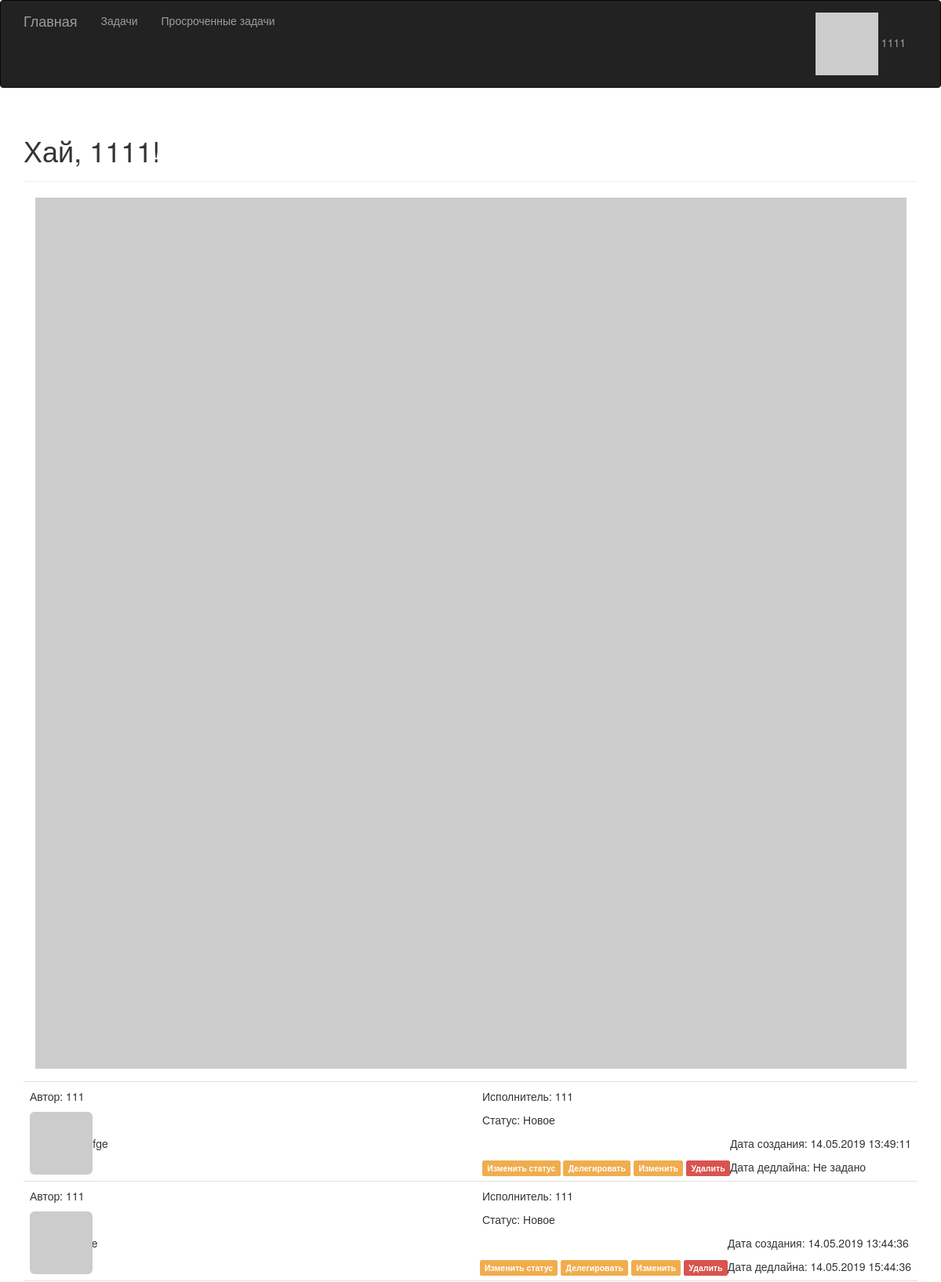
Page /old (signed in) on the committed database.
### main.py (models this page shows, shortened)
class User(UserMixin, db.Model):
    __tablename__ = 'users'
    id = db.Column(db.Integer, primary_key=True)
    username = db.Column(db.String(64), unique=True, index=True)
    password_hash = db.Column(db.String(128))
    posts = db.relationship('Post', backref='author', lazy='dynamic')
    about = db.Column(db.Text)
    @property
    def password(self):
        raise AttributeError('пароль прочесть нельзя.')
    def gravatar(self, size=100, default='identicon', rating='g'):
        url = 'https://secure.gravatar.com/avatar'
        email = '{}@bookmarks.ru'.format(self.username.lower()).encode('utf-8')
        email_hash = hashlib.md5(email).hexdigest()
        return '{url}/{hash}?s={size}&d={default}&r={rating}'.format(
            url=url, hash=email_hash, size=size, default=default, rating=rating)
    def robohash(self, size=200):
        url = 'https://robohash.org/'
        return url + self.username + '?size={}x{}'.format(size, size)

class Post(db.Model):
    __tablename__ = 'posts'
    id = db.Column(db.Integer, primary_key=True)
    body = db.Column(db.Text)
    author_name = db.Column(db.Text)
    exec_name = db.Column(db.Text)
    date_offset = db.Column(db.Integer)
    timestamp = db.Column(db.DateTime, index=True, default=datetime.utcnow)
    date_end = db.Column(db.DateTime)
    author_id = db.Column(db.Integer, db.ForeignKey('users.id'))
    exec_id = db.Column(db.Integer)
    status = db.Column(db.Integer)
    finish = db.Column(db.Integer)

### main.py (the view)
@app.route('/old', methods=['GET', 'POST'])
def old():
    admin_posts = Post.query.filter_by(author_id=1).order_by(Post.timestamp.desc()).all()
    return render_template('index.html', posts=admin_posts)

### main.py (called while the page is built)
@app.context_processor
def inject_app_name():
    return dict(app_name="Заметки")

@login_manager.user_loader
def load_user(user_id):
    return User.query.get(int(user_id))

### templates/index.html (shortened to what this page needs)
{% extends "base.html" %}
{% import "bootstrap/wtf.html" as wtf %}
{% block page_content %}
<div class="page-header">
    <h1>
        Хай,
        {% if current_user.is_authenticated %}
            {{ current_user.username }}!
        {% else %}
        Герлс!
        {% endif %}
    </h1>
</div>
{% if current_user.is_authenticated %}
<div>
    <p class="text-center"><img src="{{ current_user.robohash(size=200) }}"></p>
</div>
{% endif %}
{% include "_posts.html" %}
{% endblock %}

### templates/base.html (shortened to what this page needs)
{% extends "bootstrap/base.html" %}
{% block head %}
{{ super() }}
<link rel="stylesheet" type="text/css" href="{{ url_for('static', filename='style.css') }}">
{% endblock %}
{% block navbar %}
<div class="navbar navbar-inverse" role="navigation">
   <div class="container">
      <div class="navbar-header">
         <a class="navbar-brand" href="/">Главная</a>
      </div>
      <div class="navbar-collapse collapse">
        <ul class="nav navbar-nav">
            <li><a href="{{ url_for('posts') }}">Задачи</a></li>
            <li><a href="{{ url_for('pross') }}">Просроченные задачи</a></li>
        </ul>
        <ul class="nav navbar-nav navbar-right">
            {% if current_user.is_authenticated %}
            <li class="dropdown">
                <a href="#" class="dropdown-toggle" data-toggle="dropdown">
                    <img src="{{ current_user.gravatar(size=18) }}" />
                    {{ current_user.username }}
                </a>
            </li>
            {% else %}
            <li><a href="{{ url_for('login') }}">Войти</a></li>
            {% endif %}
        </ul>
      </div>
   </div>
</div>
{% endblock %}
{% block content %}
<div class="container">
    {% block page_content %}{% endblock %}
</div>
{% endblock %}

### templates/_posts.html (shortened to what this page needs)
<div>
    <ul class="posts">
       {% for post in posts %}
            {% include 'post.html' %}
       {% endfor %}
    </ul>
</div>

### templates/post.html
<li class="post">
   <div class="row">
       <div class="col-md-6">
           <p>Автор: {{ post.author.username }}</p>
          <div class="profile-thumbnail">
            <img class="img-rounded profile-thumbnail" src="{{ post.author.gravatar(size=40) }}">
          </div>
       </div>
       <div class="col-md-6">
           <p>Исполнитель: {{ post.exec_name }}</p>
           <p>Статус: {% if post.finish %}Завершено{% elif post.status == 0 %}Новое{% else %}Шаг {{ post.status }}{% endif %}</p>
       </div>
   </div>
  <div class="post-content">
      <div class="post-date">
          <p>Дата создания: {{ post.timestamp.strftime('%d.%m.%Y %H:%M:%S') }}</p>
          <p>Дата дедлайна: {% if post.date_end %}{{ post.date_end.strftime('%d.%m.%Y %H:%M:%S') }}{% else %}Не задано{% endif %}</p>
      </div>
      <div class="post-body">{{ post.body|safe }}</div>
      <div class="post-footer">
          {% if current_user.is_authenticated
              and request.url_rule.endpoint != 'index' %}
            <a href="{{ url_for('change_status_post', post_id=post.id) }}">
                <span class="label label-warning">Изменить статус</span>
            </a>
            <a href="{{ url_for('delegate_post', post_id=post.id) }}">
                <span class="label label-warning">Делегировать</span>
            </a>
            <a href="{{ url_for('edit_post', post_id=post.id) }}">
                <span class="label label-warning">Изменить</span>
            </a>
            <a href="{{ url_for('delete_post', post_id=post.id) }}">
                <span class="label label-danger">Удалить</span>
            </a>
        {% endif %}
      </div>
  </div>
</li>

### static/style.css (style rules this page uses)
.profile-thumbnail { position: absolute; }
ul.posts { list-style-type: none; padding: 0px; margin: 16px 0px 0px 0px; border-top: 1px solid #e0e0e0; }
ul.posts li.post { padding: 8px; border-bottom: 1px solid #e0e0e0; }
div.post-date { float: right; }
div.post-content { margin-left: 48px; min-height: 48px; }
div.post-footer { text-align: right; }
div.post-footer a:hover, div.post-footer a:visited, div.post-footer a:link, div.post-footer a:active { text-decoration: none; }

### rows in the picture
User: username "1111"
Post: author.username "111", exec_name "111", finish "Новое", timestamp "14.05.2019 13:49:11", shows "Не задано"
Post: author.username "111", exec_name "111", finish "Новое", timestamp "14.05.2019 13:44:36", date_end "14.05.2019 15:44:36"
